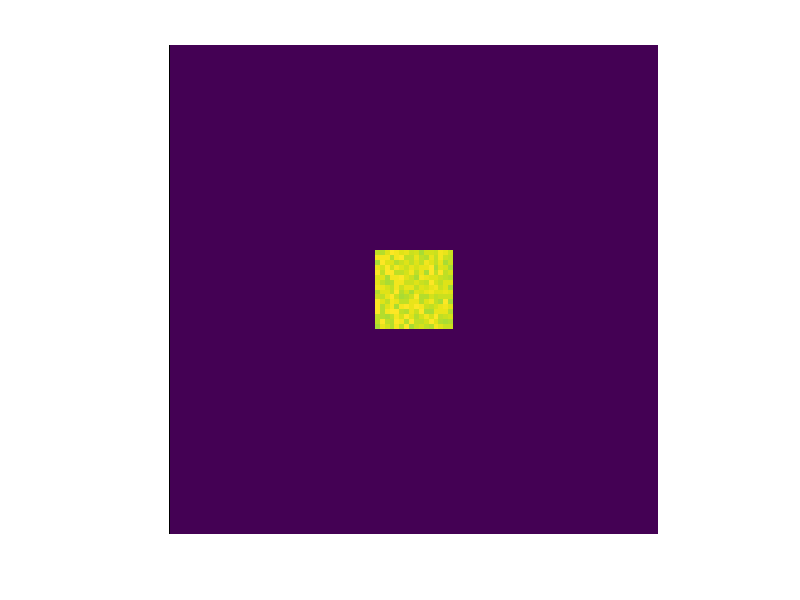

Write MATLAB code to recreate this figure. (Note: this script raises an error after producing the figure.)
%=============================================================================
% Copyright (c) 2026-present Allan CORNET (Nelson)
%=============================================================================
% This file is part of Nelson.
%=============================================================================
% LICENCE_BLOCK_BEGIN
% SPDX-License-Identifier: LGPL-3.0-or-later
% LICENCE_BLOCK_END
%=============================================================================
% Simulate a Gray-Scott reaction-diffusion system.
rng(42);
gridSize = 100;
u = ones(gridSize);
v = zeros(gridSize);
patch = 43:58;
u(patch, patch) = 0.50 + 0.04 * rand(length(patch));
v(patch, patch) = 0.25 + 0.04 * rand(length(patch));
diffusionU = 0.16;
diffusionV = 0.08;
feedRate = 0.060;
killRate = 0.062;
timeStep = 1;
laplacianKernel = [0 0.20 0; 0.20 -1 0.20; 0 0.20 0];

figureHandle = figure('Name', 'Gray-Scott reaction diffusion', ...
  'NumberTitle', 'off');
axesHandle = axes('Parent', figureHandle);
imageHandle = image('Parent', axesHandle, 'CData', v, ...
  'CDataMapping', 'scaled');
axis(axesHandle, 'image');
axis(axesHandle, 'off');
colormap(axesHandle, parula(256));

for frameIndex = 1:65
  if ~isgraphics(figureHandle) || ~isgraphics(imageHandle)
    break
  end
  for simulationStep = 1:8
    laplacianU = conv2(u, laplacianKernel, 'same');
    laplacianV = conv2(v, laplacianKernel, 'same');
    reaction = u .* v .^ 2;
    u = u + (diffusionU * laplacianU - reaction + feedRate * (1 - u)) * timeStep;
    v = v + (diffusionV * laplacianV + reaction - ...
      (feedRate + killRate) * v) * timeStep;
    u = min(max(u, 0), 1);
    v = min(max(v, 0), 1);
  end
  set(imageHandle, 'CData', v);
  title(axesHandle, sprintf('Gray-Scott model - step %d', frameIndex * 8));
  drawnow();
end
%=============================================================================
